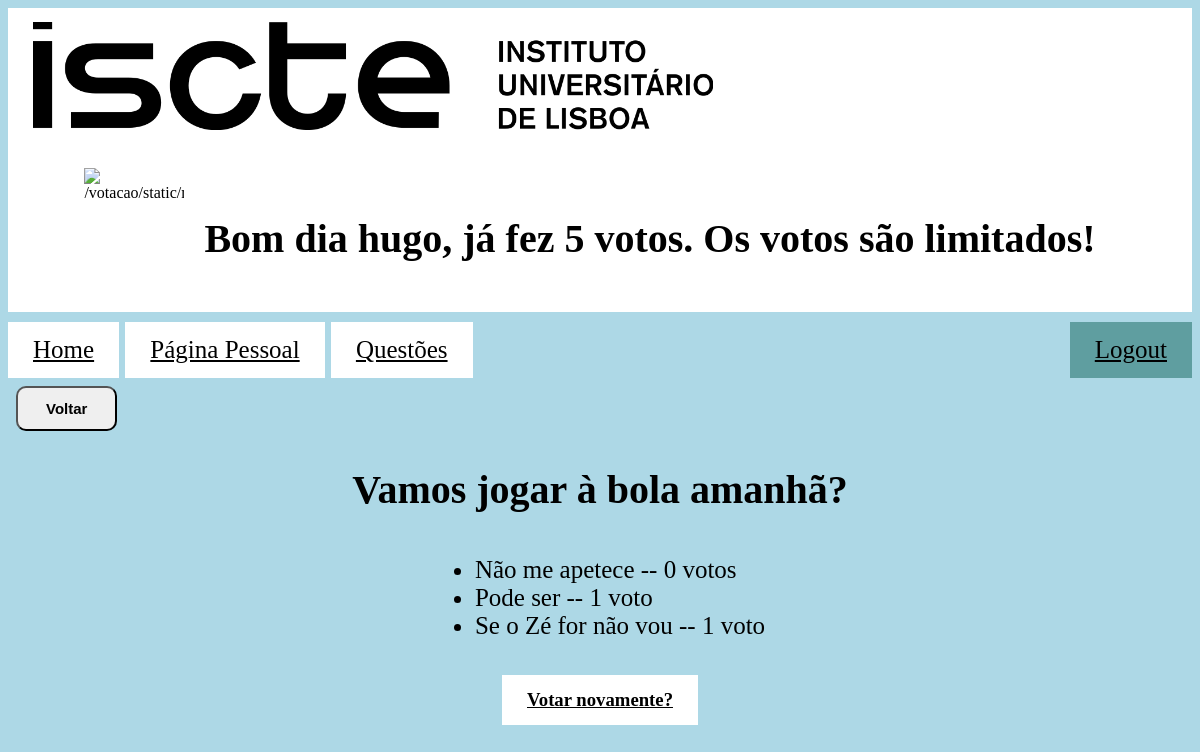
The page /votacao/2/resultados (signed in) on the database as committed earlier.
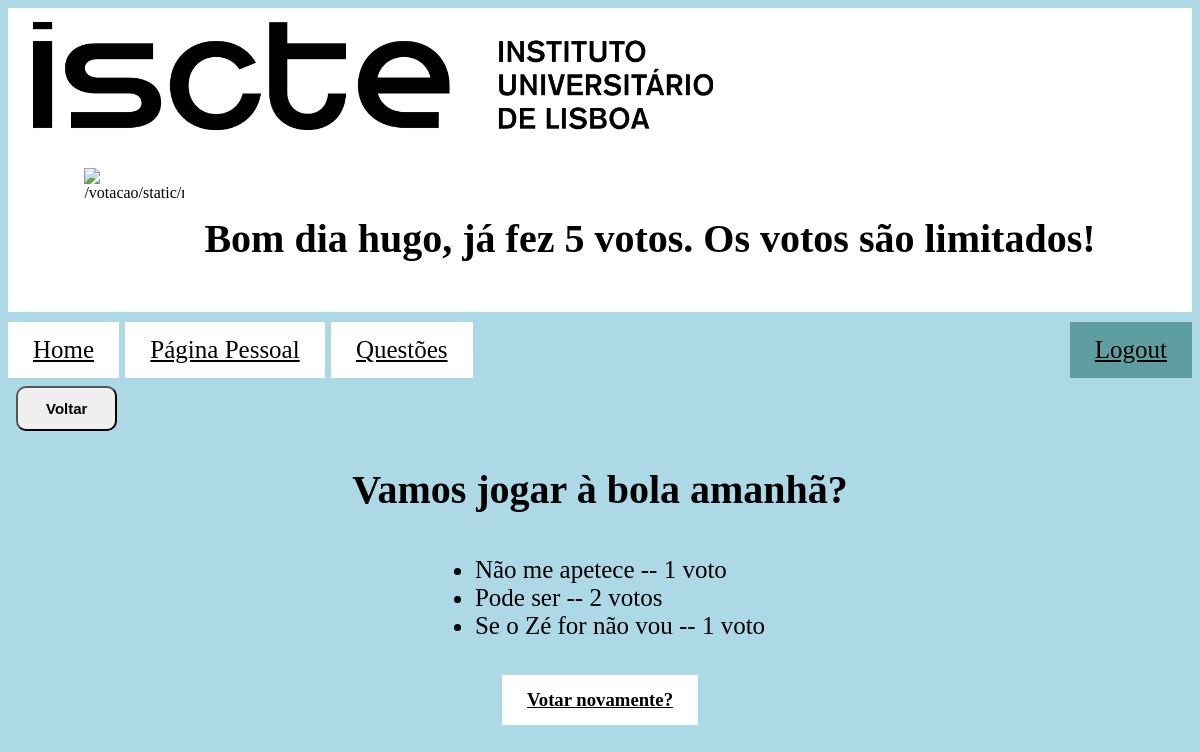
The same page on the database as committed later.
### votacao/models.py (models this page shows, shortened)
class Opcao(models.Model):
    questao = models.ForeignKey(Questao, on_delete=models.CASCADE)
    opcao_texto = models.CharField(max_length=200)
    votos = models.IntegerField(default=0)

### votacao/views.py (the view)
# urls.py: path('<int:questao_id>/resultados', views.resultados, name='resultados'),
@login_required(login_url='/votacao/')
def resultados(request, questao_id):
    questao = get_object_or_404(Questao, pk=questao_id)
    aluno = Aluno.objects.get(user_id=request.user.id)
    resultado = aluno.grupo + 10 - aluno.votos
    context = {
        'aluno': aluno,
        "resultado": resultado,
        "questao": questao}
    return render(request, 'votacao/resultados.html', context)

### votacao/templates/votacao/resultados.html (shortened to what this page needs)
{% extends "votacao/index.html" %}
{% block navegacao %}
<a href="{% url 'votacao:index' %}">Home</a>
{% endblock %}
{% block conteudo %}
<div>
    <h1>{{ questao.questao_texto }}</h1>
    <ul>
        {% for opcao in questao.opcao_set.all %}
        <li>{{ opcao.opcao_texto }} -- {{ opcao.votos }} voto{{ opcao.votos|pluralize }}</li>
        {% endfor %}
    </ul>
    <h3><a href="{% url 'votacao:detalhe' questao.id %}">Votar novamente?</a></h3>
</div>
{% endblock %}

Rows that differ between the two databases and show on the page:
changed Opcao "Não me apetece": votos "0" → "1"
changed Opcao "Pode ser": votos "1" → "2"
